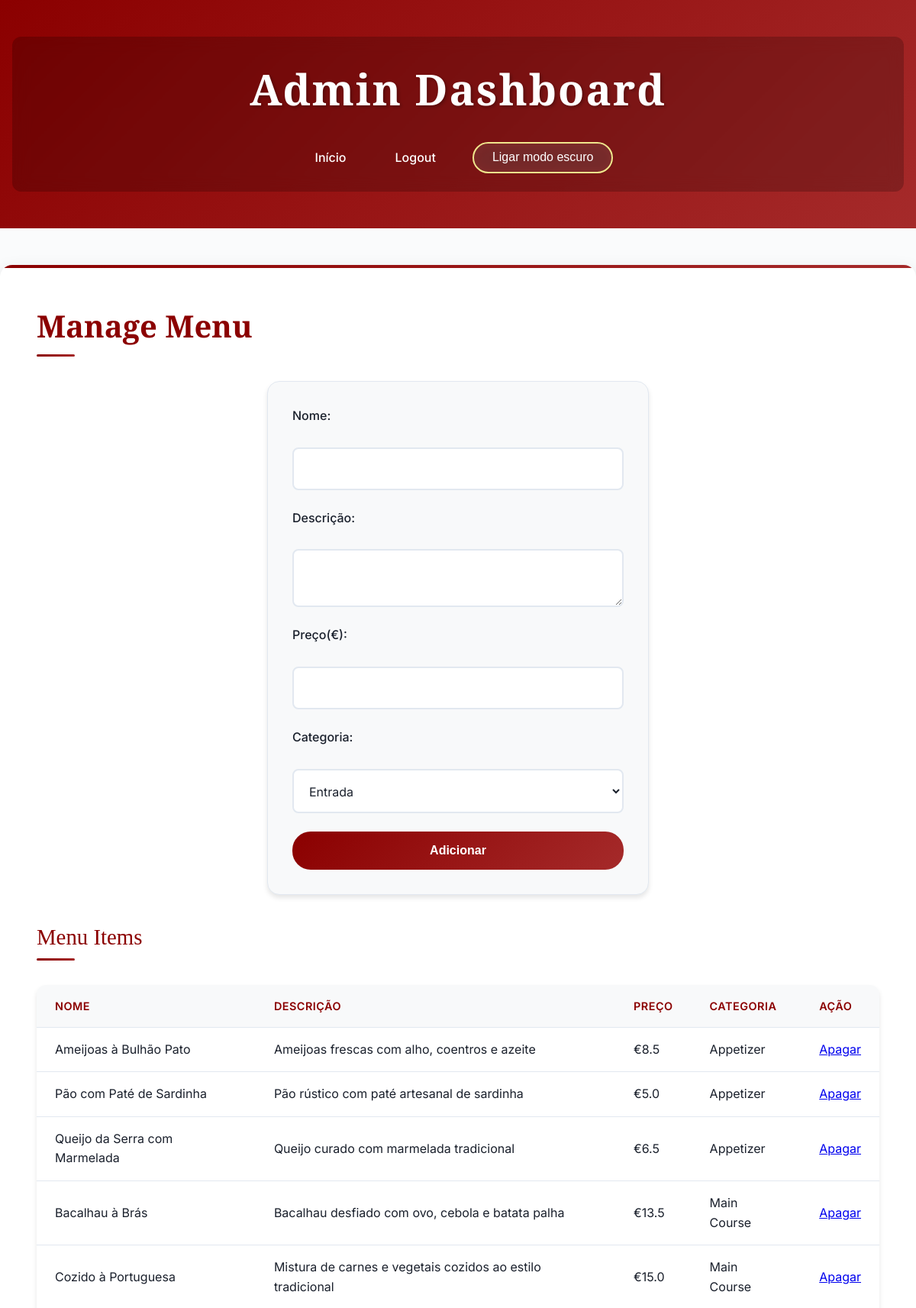
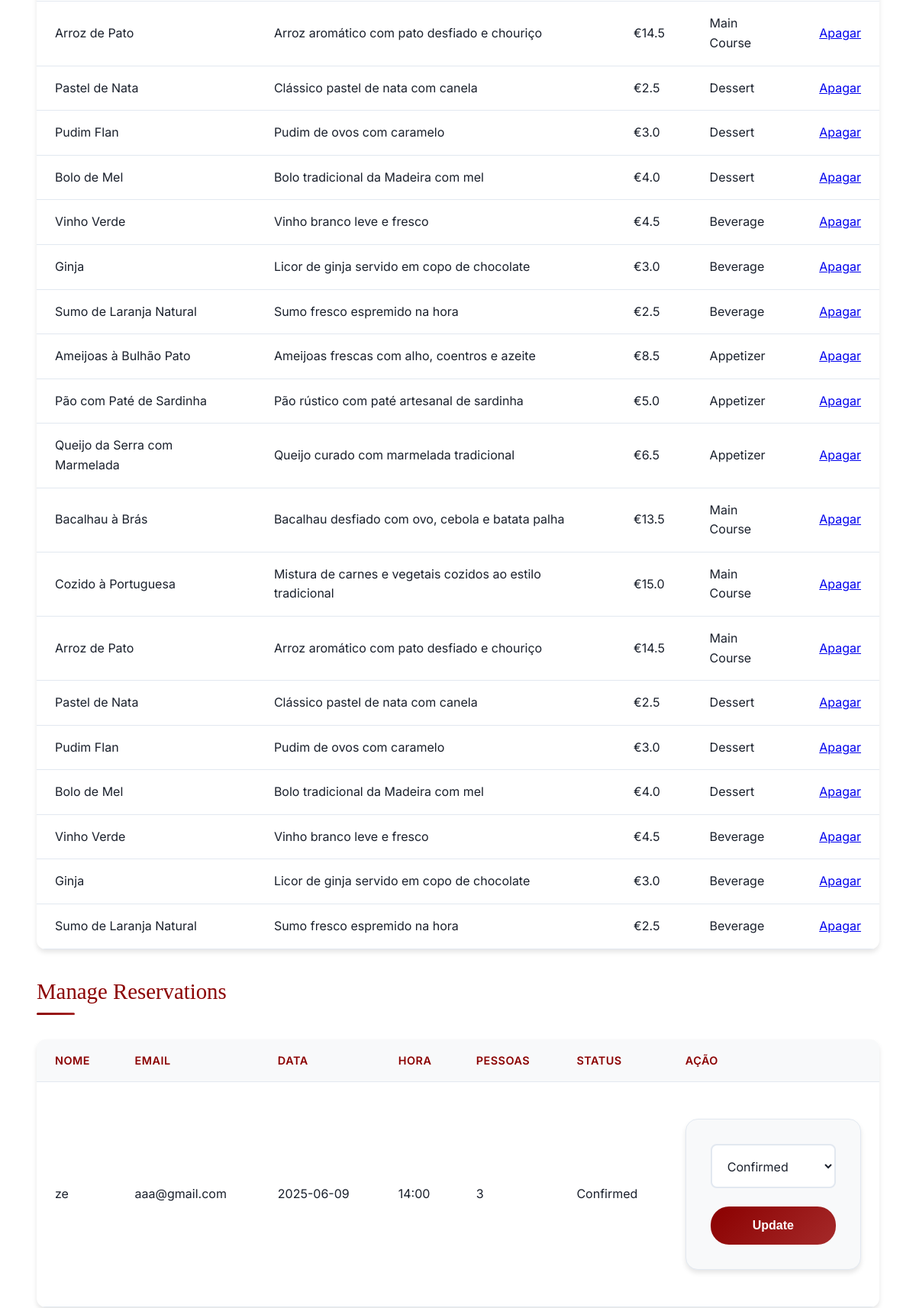
The app's page /admin (signed in, upper part) with its own data (2 pictures, top to bottom).
### tables this page shows
CREATE TABLE menu (
                 id INTEGER PRIMARY KEY AUTOINCREMENT,
                 name TEXT NOT NULL,
                 description TEXT,
                 price REAL NOT NULL,
                 category TEXT NOT NULL);

CREATE TABLE reservations (
                 id INTEGER PRIMARY KEY AUTOINCREMENT,
                 name TEXT NOT NULL,
                 email TEXT NOT NULL,
                 date TEXT NOT NULL,
                 time TEXT NOT NULL,
                 people INTEGER NOT NULL,
                 status TEXT DEFAULT 'Pending');

### app.py (the view)
@app.route('/admin')
def admin_dashboard():
    if not session.get('role') == 'admin':
        return redirect(url_for('login'))
    conn = get_db_connection()
    c = conn.cursor()
    c.execute("SELECT * FROM menu")
    menu_items = c.fetchall()
    c.execute("SELECT * FROM reservations")
    reservations = c.fetchall()
    conn.close()
    return render_template('admin.html', menu_items=menu_items, reservations=reservations)

### app.py (called while the page is built)
def get_db_connection():
    conn = sqlite3.connect('restaurant.db')
    conn.row_factory = sqlite3.Row
    return conn

### templates/admin.html (shortened to what this page needs)
<!DOCTYPE html>
<html lang="en" data-theme="light">
<head>
    <link rel="stylesheet" href="{{ url_for('static', filename='styles.css') }}">
</head>
<body>
    <header>
        <div class="header-overlay">
            <h1>Admin Dashboard</h1>
            <nav>
                <a href="{{ url_for('index') }}">Início</a>
                <a href="{{ url_for('logout') }}">Logout</a>
                <button id="dark-mode-toggle" class="dark-mode-btn">Ligar modo escuro</button>
            </nav>
        </div>
    </header>
    <main>
        <h2>Manage Menu</h2>
        <form method="POST" action="{{ url_for('add_menu') }}">
            <label for="name">Nome:</label>
            <input type="text" id="name" name="name" required>
            <label for="description">Descrição:</label>
            <textarea id="description" name="description" required></textarea>
            <label for="price">Preço(€):</label>
            <input type="number" step="0.01" id="price" name="price" required>
            <label for="category">Categoria:</label>
            <select id="category" name="category" required>
                <option value="Appetizer">Entrada</option>
            </select>
            <button type="submit">Adicionar</button>
        </form>
        <h3>Menu Items</h3>
        <table>
            <tr>
                <th>Nome</th>
                <th>Descrição</th>
                <th>Preço</th>
                <th>Categoria</th>
                <th>Ação</th>
            </tr>
            {% for item in menu_items %}
            <tr>
                <td>{{ item[1] }}</td>
                <td>{{ item[2] }}</td>
                <td>€{{ item[3] }}</td>
                <td>{{ item[4] }}</td>
                <td><a href="{{ url_for('delete_menu', id=item[0]) }}">Apagar</a></td>
            </tr>
            {% endfor %}
        </table>
        <h3>Manage Reservations</h3>
        <table>
            <tr>
                <th>Nome</th>
                <th>Email</th>
                <th>Data</th>
                <th>Hora</th>
                <th>Pessoas</th>
                <th>Status</th>
                <th>Ação</th>
            </tr>
            {% for res in reservations %}
            <tr>
                <td>{{ res[1] }}</td>
                <td>{{ res[2] }}</td>
                <td>{{ res[3] }}</td>
                <td>{{ res[4] }}</td>
                <td>{{ res[5] }}</td>
                <td>{{ res[6] }}</td>
                <td>
                    <form method="POST" action="{{ url_for('update_status', id=res[0]) }}">
                        <select name="status">
                            <option value="Confirmed" {% if res[6] == 'Confirmed' %}selected{% endif %}>Confirmed</option>
                        </select>
                        <button type="submit">Update</button>
                    </form>
                </td>
            </tr>
            {% endfor %}
        </table>
    </main>
</body>

### records on screen
menu: name "Ameijoas à Bulhão Pato", description "Ameijoas frescas com alho, coentros e azeite", price "8.5", category "Appetizer"
menu: name "Pão com Paté de Sardinha", description "Pão rústico com paté artesanal de sardinha", price "5.0", category "Appetizer"
menu: name "Queijo da Serra com Marmelada", description "Queijo curado com marmelada tradicional", price "6.5", category "Appetizer"
menu: name "Bacalhau à Brás", description "Bacalhau desfiado com ovo, cebola e batata palha", price "13.5", category "Main Course"
menu: name "Cozido à Portuguesa", description "Mistura de carnes e vegetais cozidos ao estilo tradicional", price "15.0", category "Main Course"
menu: name "Arroz de Pato", description "Arroz aromático com pato desfiado e chouriço", price "14.5", category "Main Course"
menu: name "Pastel de Nata", description "Clássico pastel de nata com canela", price "2.5", category "Dessert"
menu: name "Pudim Flan", description "Pudim de ovos com caramelo", price "3.0", category "Dessert"
menu: name "Bolo de Mel", description "Bolo tradicional da Madeira com mel", price "4.0", category "Dessert"
menu: name "Vinho Verde", description "Vinho branco leve e fresco", price "4.5", category "Beverage"
menu: name "Ginja", description "Licor de ginja servido em copo de chocolate", price "3.0", category "Beverage"
menu: name "Sumo de Laranja Natural", description "Sumo fresco espremido na hora", price "2.5", category "Beverage"
menu: name "Ameijoas à Bulhão Pato", description "Ameijoas frescas com alho, coentros e azeite", price "8.5", category "Appetizer"
menu: name "Pão com Paté de Sardinha", description "Pão rústico com paté artesanal de sardinha", price "5.0", category "Appetizer"
menu: name "Queijo da Serra com Marmelada", description "Queijo curado com marmelada tradicional", price "6.5", category "Appetizer"
menu: name "Bacalhau à Brás", description "Bacalhau desfiado com ovo, cebola e batata palha", price "13.5", category "Main Course"
menu: name "Cozido à Portuguesa", description "Mistura de carnes e vegetais cozidos ao estilo tradicional", price "15.0", category "Main Course"
menu: name "Arroz de Pato", description "Arroz aromático com pato desfiado e chouriço", price "14.5", category "Main Course"
menu: name "Pastel de Nata", description "Clássico pastel de nata com canela", price "2.5", category "Dessert"
menu: name "Pudim Flan", description "Pudim de ovos com caramelo", price "3.0", category "Dessert"
menu: name "Bolo de Mel", description "Bolo tradicional da Madeira com mel", price "4.0", category "Dessert"
menu: name "Vinho Verde", description "Vinho branco leve e fresco", price "4.5", category "Beverage"
menu: name "Ginja", description "Licor de ginja servido em copo de chocolate", price "3.0", category "Beverage"
menu: name "Sumo de Laranja Natural", description "Sumo fresco espremido na hora", price "2.5", category "Beverage"
reservations: name "ze", email "aaa@gmail.com", date "2025-06-09", time "14:00", people "3", status "Confirmed"
